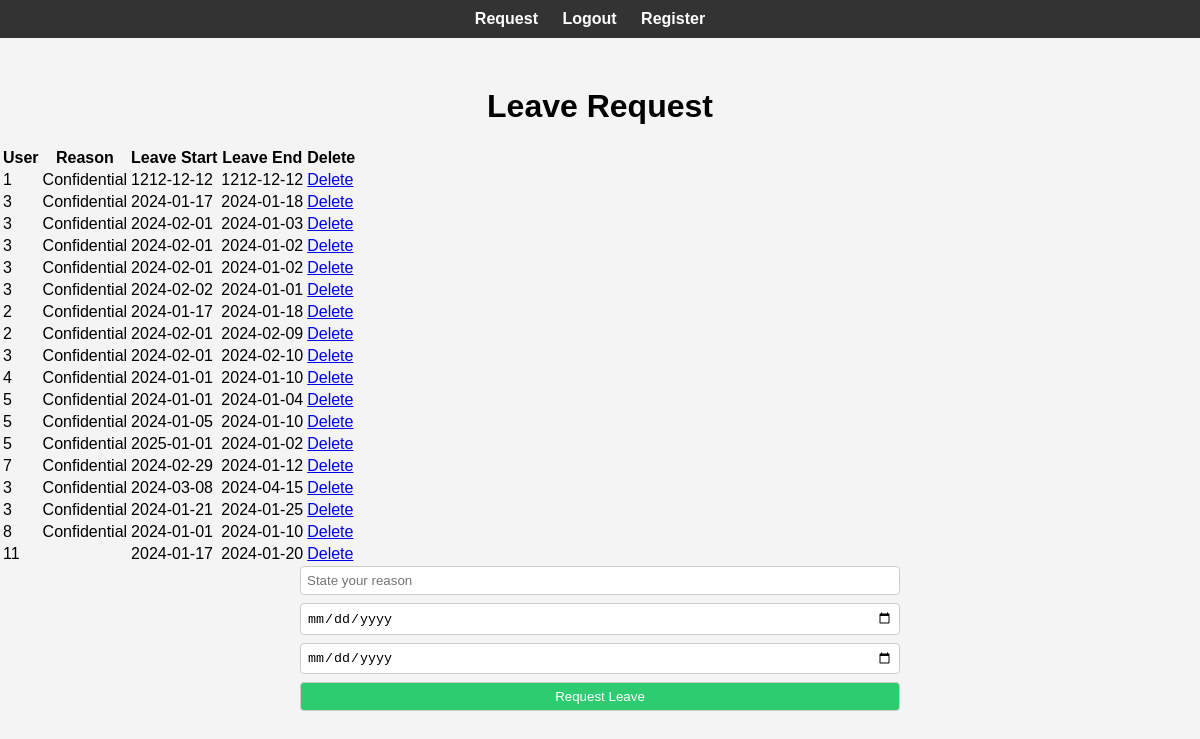
/ (signed in), run on the app's committed database.
### app.py (models this page shows, shortened)
class LeaveRequest(db.Model):
    __tablename__ = "leave_request"
    id = db.Column(db.Integer, primary_key=True)
    reason = db.Column(db.String(200), nullable=False)
    date_start = db.Column(db.DateTime, nullable=False)
    date_end = db.Column(db.DateTime, nullable=False)
    date_created = db.Column(db.DateTime, default=datetime.utcnow)
    user_id = db.Column(db.Integer, db.ForeignKey("user.user_id"), nullable=False)

### app.py (the view)
@app.route("/", methods=["POST", "GET"])
def index() -> Union[str, "Response"]:
    if "logged_in" not in session or not session["logged_in"]:
        return redirect("/login")
    user_id = session.get("user_id")
    if request.method == "POST":
        leave_reason = request.form["reason"]
        leave_date_start_str = request.form["date_start"]
        leave_date_end_str = request.form["date_end"]
        try:
            leave_date_start = datetime.strptime(leave_date_start_str, "%Y-%m-%d")
            leave_date_end = datetime.strptime(leave_date_end_str, "%Y-%m-%d")
        except ValueError:
            return "Please enter valid dates"
        two_months_in_advance = datetime.now() + relativedelta(months=2)
        if leave_date_start > two_months_in_advance:
            return "You cannot request leave more than 2 months in advance"
        user_leave_requests = LeaveRequest.query.filter(
            LeaveRequest.user_id == user_id,
            LeaveRequest.date_start >= datetime(datetime.now().year, 1, 1),
            LeaveRequest.date_end <= datetime(datetime.now().year, 12, 31),
        ).all()
        total_leave_days_taken = sum((leave.date_end - leave.date_start).days + 1 for leave in user_leave_requests)
        remaining_leave_days = 10 - total_leave_days_taken
        if (leave_date_end - leave_date_start).days > remaining_leave_days:
            return f"You have only {remaining_leave_days} days left for leave this year"
        overlapping_leave_request = LeaveRequest.query.filter(
            LeaveRequest.user_id == user_id,
            LeaveRequest.date_start <= leave_date_end.replace(hour=23, minute=59, second=59),
            LeaveRequest.date_end >= leave_date_start.replace(hour=0, minute=0, second=0),
        ).first()
        if overlapping_leave_request:
            return "You have already requested leave for overlapping dates"
        new_leave = LeaveRequest(
            reason=leave_reason, date_start=leave_date_start, date_end=leave_date_end, user_id=user_id
        )
        try:
            db.session.add(new_leave)
            db.session.commit()
            return redirect("/")
        except Exception as e:
            print(f"Error: {e}")
            return "There was an issue adding your task"
    else:
        leaves = LeaveRequest.query.order_by(LeaveRequest.date_created).all()
        return render_template("index.html", leaves=leaves)

### templates/index.html
{% extends "base.html" %}
{% block content %}
<div class="content">
    <h1>Leave Request</h1>
    <table>
        <tr>
            <th>User</th>
            <th>Reason</th>
            <th>Leave Start</th>
            <th>Leave End</th>
            <th>Delete</th>
        </tr>
        {% for leave in leaves %}
        <tr>
            <td>{{ leave.user_id }}</td>
            <td>
                {% if leave.user_id == session.get('user_id') %}
                {{ leave.reason }}
                {% else %}
                Confidential
                {% endif %}
            </td>
            <td>{{ leave.date_start.date() }}</td>
            <td>{{ leave.date_end.date() }}</td>
            <td>
                <a href="/delete/{{ leave.id }}">Delete</a>
            </td>
        </tr>
        {% endfor %}
    </table>
    <form action="" method="post">
        <input type="text" name="reason" id="reason" placeholder="State your reason">
        <input type="date" name="date_start" id="date_start">
        <input type="date" name="date_end" id="date_end">
        <input type="submit" value="Request Leave">
    </form>
</div>
{% endblock %}

### static/css/main.css (style rules this page uses)
.content { text-align: center; margin: 10px auto; }
input { width: 50%; padding: 6px; margin-bottom: 8px; border: 1px solid #ccc; border-radius: 4px; box-sizing: border-box; }
input[type="submit"] { background-color: #2ecc71; color: #fff; cursor: pointer; transition: background-color 0.3s; }

### templates/base.html (style rules this page uses)
body { font-family: 'Arial', sans-serif; margin: 0; padding: 0; background-color: #f4f4f4; }
.content { text-align: center; margin: 50px auto; }

### data on the page
LeaveRequest: user_id "1", shows "Confidential", date_start "1212-12-12", date_end "1212-12-12"
LeaveRequest: user_id "3", shows "Confidential", date_start "2024-01-17", date_end "2024-01-18"
LeaveRequest: user_id "3", shows "Confidential", date_start "2024-02-01", date_end "2024-01-03"
LeaveRequest: user_id "3", shows "Confidential", date_start "2024-02-01", date_end "2024-01-02"
LeaveRequest: user_id "3", shows "Confidential", date_start "2024-02-01", date_end "2024-01-02"
LeaveRequest: user_id "3", shows "Confidential", date_start "2024-02-02", date_end "2024-01-01"
LeaveRequest: user_id "2", shows "Confidential", date_start "2024-01-17", date_end "2024-01-18"
LeaveRequest: user_id "2", shows "Confidential", date_start "2024-02-01", date_end "2024-02-09"
LeaveRequest: user_id "3", shows "Confidential", date_start "2024-02-01", date_end "2024-02-10"
LeaveRequest: user_id "4", shows "Confidential", date_start "2024-01-01", date_end "2024-01-10"
LeaveRequest: user_id "5", shows "Confidential", date_start "2024-01-01", date_end "2024-01-04"
LeaveRequest: user_id "5", shows "Confidential", date_start "2024-01-05", date_end "2024-01-10"
LeaveRequest: user_id "5", shows "Confidential", date_start "2025-01-01", date_end "2024-01-02"
LeaveRequest: user_id "7", shows "Confidential", date_start "2024-02-29", date_end "2024-01-12"
LeaveRequest: user_id "3", shows "Confidential", date_start "2024-03-08", date_end "2024-04-15"
LeaveRequest: user_id "3", shows "Confidential", date_start "2024-01-21", date_end "2024-01-25"
LeaveRequest: user_id "8", shows "Confidential", date_start "2024-01-01", date_end "2024-01-10"
LeaveRequest: user_id "11", date_start "2024-01-17", date_end "2024-01-20"
